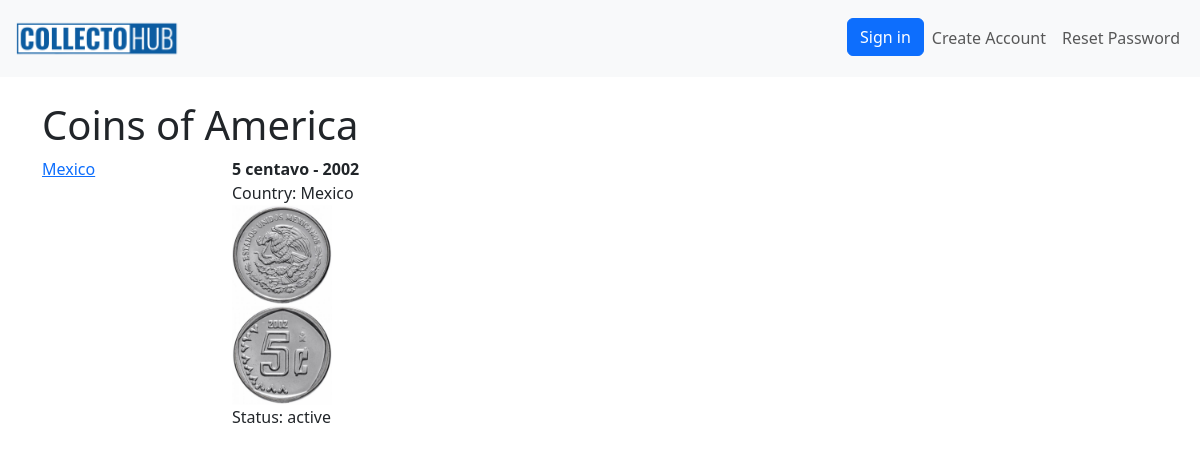
The app's page /continent/2/, older data.
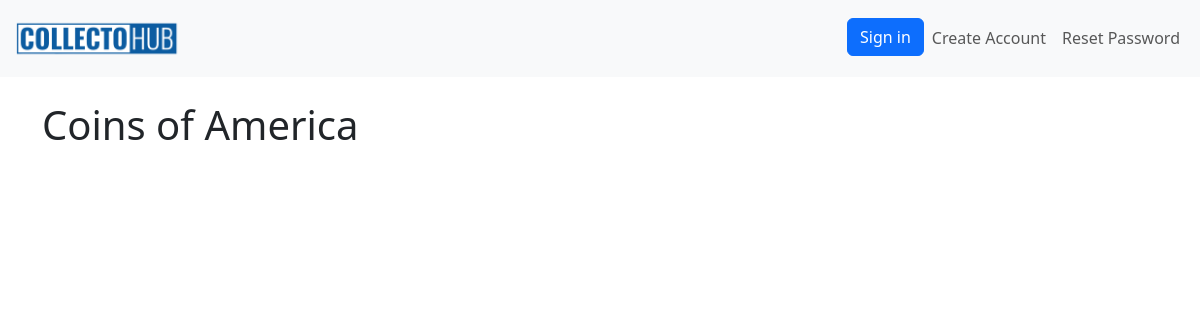
The same page, newer data.
### coins/models.py (models this page shows, shortened)
class Country(models.Model):
    name = models.CharField(max_length=150, unique=True)
    continent = models.ForeignKey(Continent, on_delete=models.CASCADE, related_name="countries")
    class Meta:
        verbose_name = "Country"
        verbose_name_plural = "Countries"
    def __str__(self):
        return self.name

class Coin(models.Model):
    img_front = models.ImageField(upload_to='products_image', blank=True)
    img_back = models.ImageField(upload_to='products_image', blank=True)
    img_add_1 = models.ImageField(upload_to='products_image', blank=True)
    img_add_2 = models.ImageField(upload_to='products_image', blank=True)
    country = models.ForeignKey(Country, on_delete=models.CASCADE, related_name='coins')  # Reference to Country
    denomination = models.CharField(max_length=150)  # Denomination
    year = models.IntegerField()  # Year
    material = models.CharField(max_length=15, blank=True, choices=material_choices)  # Material
    safety = models.CharField(max_length=2, blank=True, choices=safety_choices)  # Optional field for admin use
    weight = models.FloatField(blank=True, null=True)  # Weight
    diameter = models.FloatField(blank=True, null=True)  # Diameter
    thickness = models.FloatField(blank=True, null=True)  # Thickness
    circulation = models.IntegerField(blank=True, null=True)  # Circulation
    owner = models.ForeignKey(User, on_delete=models.CASCADE, related_name='coins')
    box = models.ForeignKey('Box', on_delete=models.SET_NULL, blank=True, null=True, related_name='coins')
    status = models.CharField(max_length=1, choices=status_choices_coin, default='a')
    views_counter = models.IntegerField(default=0)
    class Meta:
        verbose_name = 'Coin'
        verbose_name_plural = 'Coins'

### coins/views.py (the view)
# urls.py: path('continent/<int:pk>/', views.ContinentDetailView.as_view(), name='continent-detail'),
class ContinentDetailView(DetailView):
    model = Continent

### coins/context_processors.py (called while the page is built)
def statistics_processor(request):
    return {
        'num_coins': Coin.objects.filter(status='a').count()
    }

### coins/models.py (called while the page is built)
    def get_active_coins(self):
        return Coin.objects.filter(country__continent=self, status="a")

    def get_coutries_has_coins(self):
        return self.countries.filter(coins__isnull=False).distinct()

### coins/templates/coins/continent_detail.html (shortened to what this page needs)
{% extends 'coins/base.html' %}
{% block content %}
<h1>Coins of {{ continent.name }}</h1>
    <div class="row">
        <div class="col-2">
            {% for country in continent.get_coutries_has_coins %}
        <div>
            <a href="{% url 'coins:country-detail' pk=country.id%}"> {{ country }} </a>
        </div>
    {% endfor %}
        </div>
        <div class="col-10">
            <div class="row">
                {% for coin in continent.get_active_coins %}
                    <div class="col-4">
                        <strong>{{ coin.denomination }} - {{ coin.year }}</strong><br>
                        Country: {{ coin.country.name }}<br>
                        <a href="{% url 'coins:coin-detail' pk=coin.id %}">
                            <img src="{{ coin.img_front.url }}" alt="Front Image" width="100">
                        </a>
                        <br>
                        <a href="{% url 'coins:coin-detail' pk=coin.id %}">
                            <img src="{{ coin.img_back.url }}" alt="Back Image" width="100">
                        </a>
                        <br>
                        Status: {{ coin.get_status_display }}
                    </div>
                {% endfor %}
            </div>
        </div>
    </div>
{% endblock %}

Row changes from the older to the newer data that the page shows:
no longer on this page (row unchanged): Country: name "Mexico"
removed Coin: denomination "5 centavo", year "2002", country.name "Mexico", img_front (picture), img_back (picture), status "active"
